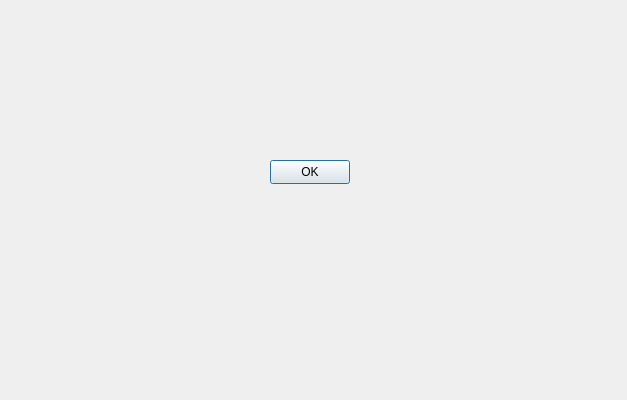
<?xml version="1.0" encoding="UTF-8"?>
<ui version="4.0">
 <class>Dialog</class>
 <widget class="QDialog" name="Dialog">
  <property name="geometry">
   <rect>
    <x>0</x>
    <y>0</y>
    <width>627</width>
    <height>400</height>
   </rect>
  </property>
  <property name="windowTitle">
   <string>Dialog</string>
  </property>
  <widget class="QPushButton" name="pushButton">
   <property name="geometry">
    <rect>
     <x>270</x>
     <y>160</y>
     <width>80</width>
     <height>24</height>
    </rect>
   </property>
   <property name="text">
    <string>OK</string>
   </property>
  </widget>
 </widget>
 <resources/>
 <connections/>
</ui>
